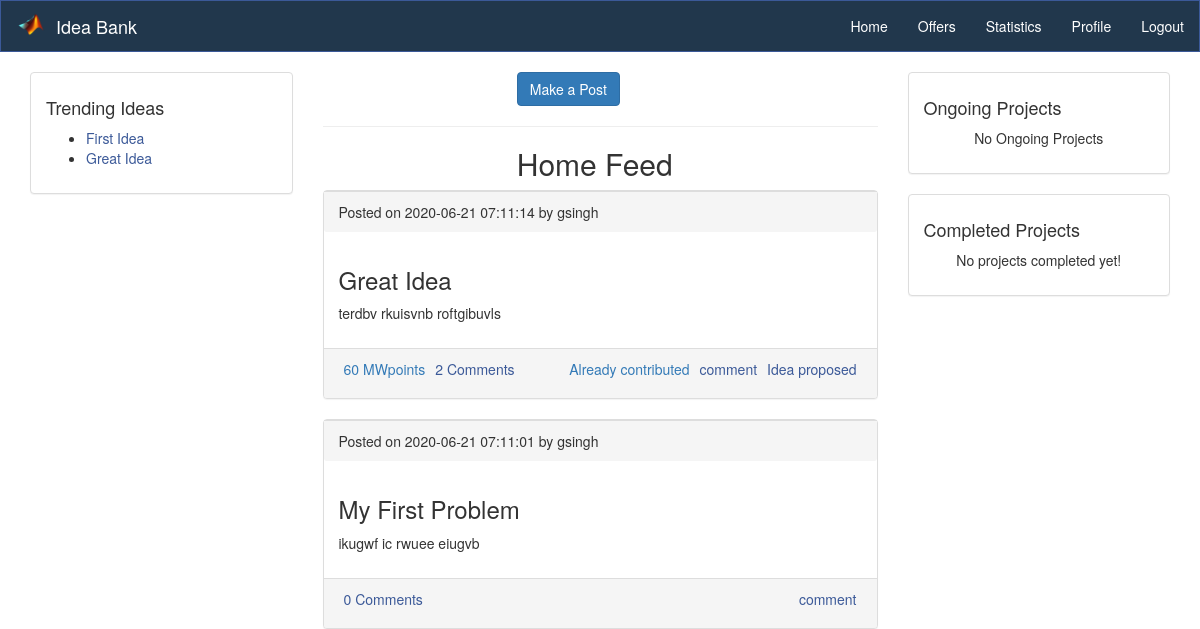
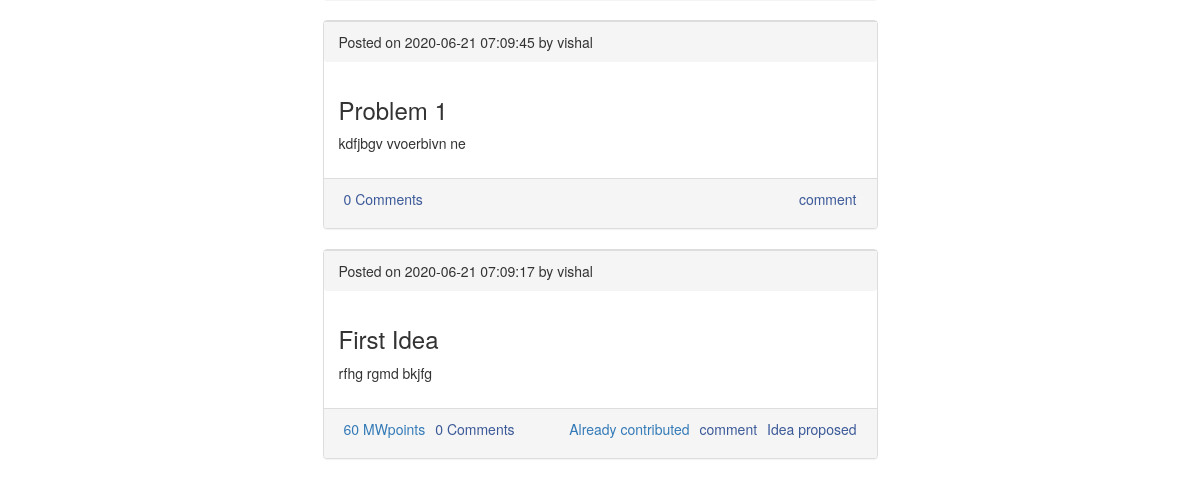
Page /home.php (signed in) on the earlier database version (2 pictures, top to bottom).
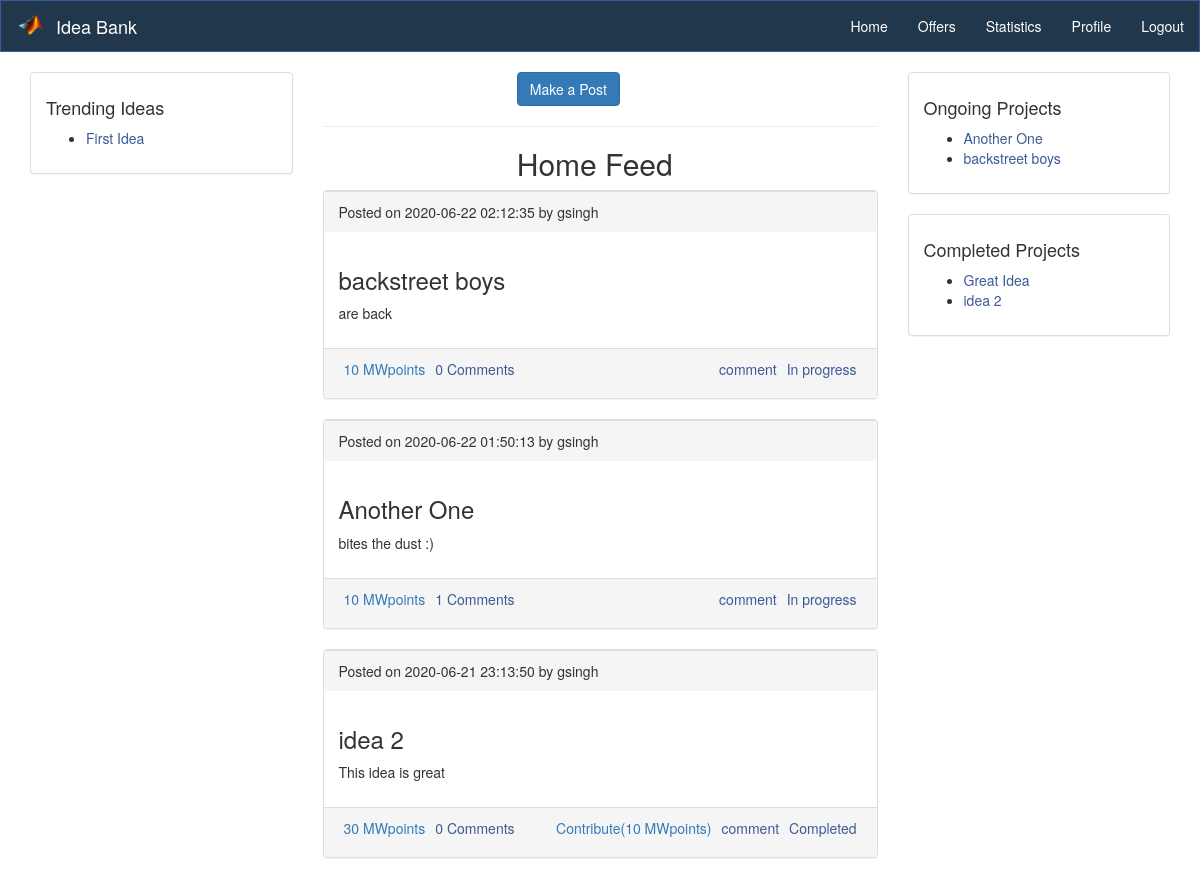
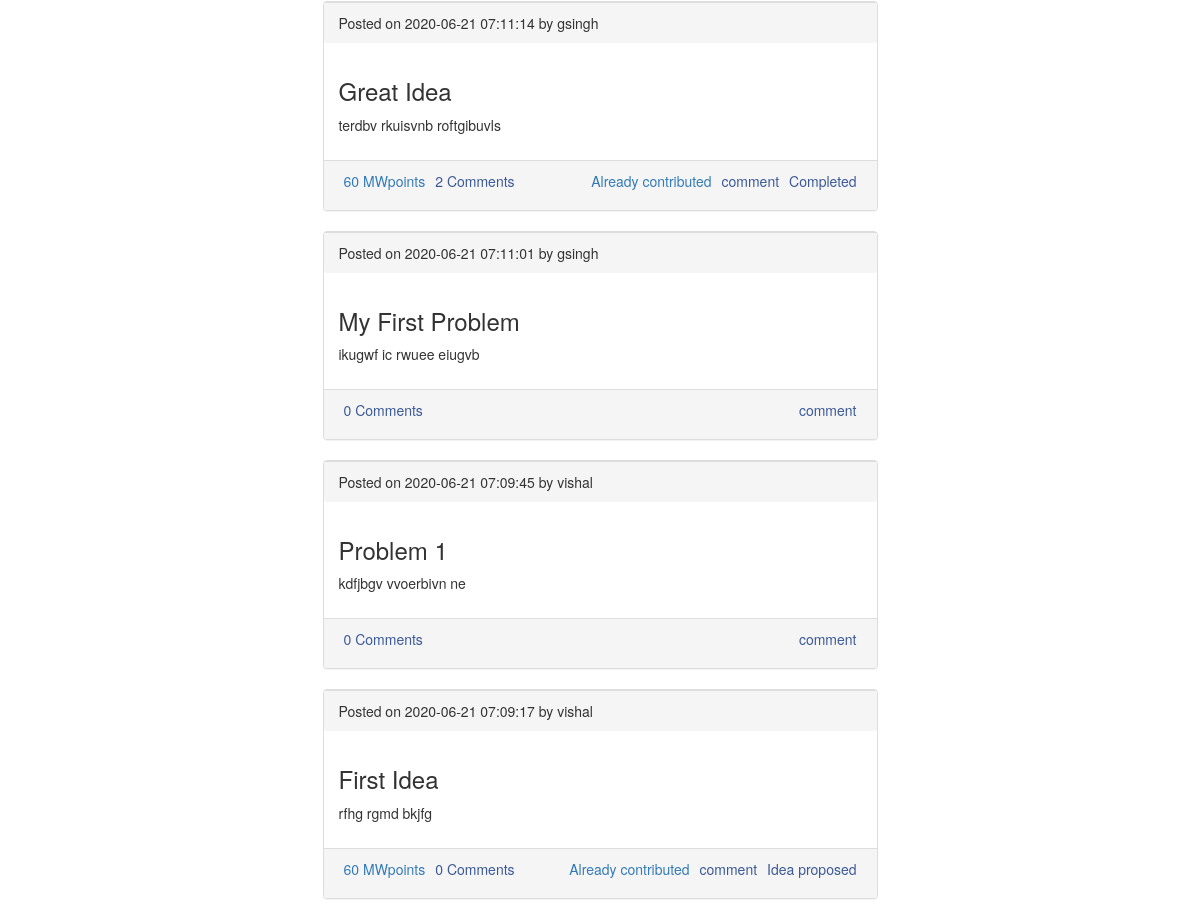
Same page on the later database version (2 pictures, top to bottom).
### tables this page shows
CREATE TABLE `post` (
  `post_id` varchar(200) NOT NULL,
  `name` varchar(50) DEFAULT NULL,
  `current_status` varchar(30) DEFAULT NULL,
  `post_creation_time` datetime DEFAULT NULL,
  `post_text` text,
  `type` varchar(20) DEFAULT NULL,
  `post_heading` text
);

### home.php (the view, shortened to what the changed rows need)
<?php include "header.php"; ?>
<?php
  $user = $_SESSION['name'];
?>
<main class="container">
  <div class="row">
    <div class="col-md-3">
      <div class="panel panel-default">
        <div class="panel-body">
           <?php
            $sql = "select post.post_heading,post.post_id,contributors.contribution, count(contributors.post_id) from post inner join contributors  on post.post_id = contributors.post_id where post.current_status = 'Idea proposed' AND post.type = 'idea' GROUP BY post_id ORDER BY count(contributors.post_id) desc limit 10";
            $result = mysqli_query($conn,$sql);
            if (mysqli_num_rows($result)) {
              ?><ul><?php
              while($f_request = $result->fetch_assoc()) {
                ?>
                <li>
                 <span><a href=<?php     echo "comment.php?post_id=".$f_request['post_id']; ?>><?php echo $f_request['post_heading'] ?></a></span>
                </li>
                <?php
              } ?></ul><?php
            } else {
              ?>
                <p class="text-center">No Trending Ideas!</p>
              <?php
            }
          ?>
        </div>
      </div>
    </div>
    <div class="col-md-6">
      <h2 style="margin-left: 35%">Home Feed</h2>
      <div>
        <?php
          $sql = "SELECT * from post order by post_creation_time desc ";
          $result = mysqli_query($conn,$sql);
          if (mysqli_num_rows($result) > 0) {
            while($post = $result->fetch_assoc()) {
              $post_id = $post['post_id'];
              $query1 = "SELECT sum(contribution) as contr from contributors where post_id = '$post_id'";
              $MWpoints1 = mysqli_query($conn,$query1);
              $MWpoints = mysqli_fetch_array($MWpoints1);
              $query2 = "SELECT count(*) as comments from comment where post_id = '$post_id'";
              $num_comm1 = mysqli_query($conn,$query2);
              $num_comm = mysqli_fetch_array($num_comm1);
              $type = $post['type'];
              $creation_type = "Posted";
              ?>
                <div class="panel panel-default">
            <div class="panel-footer">
              <span><?php echo $creation_type; ?> on <?php echo $post['post_creation_time']; ?> by <?php echo $post['name']; ?></span>
            </div>
            <div class="panel-body">
              <h3><?php echo $post['post_heading']; ?></h3>
              <p><?php echo $post['post_text']; ?></p>
            </div>
            <div class="panel-footer" style = "height: 50px;">
              <?php
                  if($type == 'idea'){
                 $contribution = "contribution.php?post_id=".$post_id;
               ?>
               <span class="pull-left"><a class="text-primary" style = "padding: 5px" href="<?php echo $contribution; ?>">
                <?php
                  echo $MWpoints['contr']." MWpoints";}
                ?>
                </a></span>
               <span class="pull-left"><a class="text-secondary" style = "padding: 5px" href=<?php     echo "comment.php?post_id=".$post_id; ?>>
                <?php
                  echo $num_comm['comments']." Comments";
                ?>
               </a></span>
               <?php
                      if($_SESSION['name'] != "") {
               if($type == 'idea'){
               if($post['name']==$user){
               ?>
                  <span class="pull-right"><a class="text-secondary" style = "padding: 5px" href="<?php echo "status.php?post_id=".$post_id; ?>"> <?php echo $post['current_status'];?>
                  </a></span>
            <?php } else {?>
              <span class="pull-right"><a class="text-secondary" style = "padding: 5px" > <?php echo $post['current_status'];?>
                  </a></span>
            <?php }} ?>
              <span class="pull-right"><a class="text-secondary" style = "padding: 5px" href=<?php     echo "comment.php?post_id=".$post_id; ?>>  comment  </a></span>
              <span class="pull-right"><a class="text-primary" style = "padding: 5px" href= <?php     echo "contribute_post.php?post_id=".$post_id; ?> >
              <?php
                  if($type == 'idea'){
                   $query5 = "SELECT * from contributors where post_id = '$post_id' and c_name = '$user' ";
                  $q6 = "select current_status from post where post_id = '$post_id'";
                  $r6 = mysqli_query($conn,$q6);
                  $rr6 = $r6->fetch_assoc();
                  $rrr = $rr6['current_status'];
                  $result5 = mysqli_query($conn,$query5);
                  if(mysqli_num_rows($result5)==0 && $rrr == 'In progress'){
                  }
                  else if(mysqli_num_rows($result5)==0){
                   echo 'Contribute(10 MWpoints)';
                  }
                  else{
                    echo 'Already contributed';
                  }}
                ?>
                </a></span>
              <?php }?>
            </div>
          </div>
              <?php
            }
          } else {
            ?>
              <p class="text-center">No posts yet!</p>
            <?php
          }
        ?>
      </div>
    </div>
    <div class="col-md-3">
      <div class="panel panel-default">
        <div class="panel-body">
          <h4>Ongoing Projects</h4>
          <?php
            $sql = "select post_id,post_heading from post where current_status = 'In Progress'";
            $result = mysqli_query($conn,$sql);
            if ($result->num_rows > 0) {
              ?><ul><?php
              while($af_user = $result->fetch_assoc()) {
                ?>
                <li>
                <span><a href=<?php     echo "comment.php?post_id=".$af_user['post_id']; ?>><?php echo $af_user['post_heading'] ?></a></span>
                </li>
                <?php
              }
              ?></ul><?php
            } else {
              ?>
                <p class="text-center">No Ongoing Projects</p>
              <?php
            }
          ?>
        </div>
      </div>
    </div>
    <div class="col-md-3">
      <div class="panel panel-default">
        <div class="panel-body">
          <h4>Completed Projects</h4>
          <?php
            $sql2 = "select post_id,post_heading from post where current_status = 'Completed' ";
            $result2 = mysqli_query($conn,$sql2);
            if ($result2->num_rows > 0) {
              ?><ul><?php
              while($af_page = $result2->fetch_assoc()) {
                ?>
                <li>
                <span><a href=<?php     echo "comment.php?post_id=".$af_page['post_id']; ?>><?php echo $af_page['post_heading'] ?></a></span>
                </li>
                <?php
              }
              ?></ul><?php
            } else {
              ?>
                <p class="text-center">No projects completed yet!</p>
              <?php
            }
          ?>
        </div>
      </div>
    </div>
  </div>
</main>
<?php include "footer.php"; ?>

Differences in the rows shown:
added post: creation_type "Posted", post_creation_time "2020-06-22 02:12:35", name "gsingh", post_heading "backstreet boys", post_text "are back", contr "10", comments "0", current_status "In progress"
added post: creation_type "Posted", post_creation_time "2020-06-22 01:50:13", name "gsingh", post_heading "Another One", post_text "bites the dust :)", contr "10", comments "1", current_status "In progress"
added post: creation_type "Posted", post_creation_time "2020-06-21 23:13:50", name "gsingh", post_heading "idea 2", post_text "This idea is great", contr "30", comments "0", current_status "Completed", type "Contribute(10 MWpoints)"
changed post "Great Idea": current_status "Idea proposed" → "Completed"; moves from the list under "Trending Ideas" to the list under "Completed Projects"
Other differences:
text no longer shown: "No Ongoing Projects No projects completed yet!"
